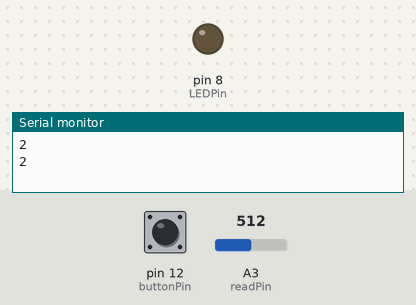
Recording of a sketch running on a simulated Arduino Uno, built with avr-gcc and run on an emulated ATmega328P. On the bench: output pins drawn as LEDs (lit = HIGH), the last lines printed to the serial monitor. Inputs (shaded band) come from the test bench; at power-on: pin 12 (buttonPin) LOW, A3 (readPin) = 512.

Above: at 1.8 s.
1.9 s: pin 12 (buttonPin) pulled HIGH for 1.2 s
At 2.8 s:
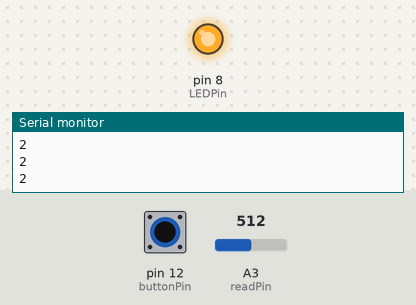
4.6 s: pin 12 (buttonPin) pulled HIGH for 3.2 s
At 6.3 s:
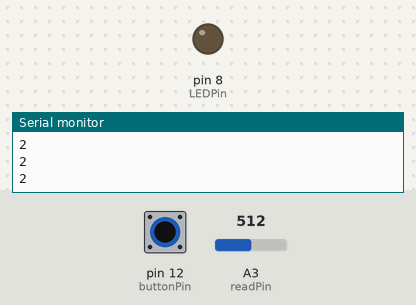
Timing chart, 0 to 7.8 s (numbered marks = the images above; inputs shaded):
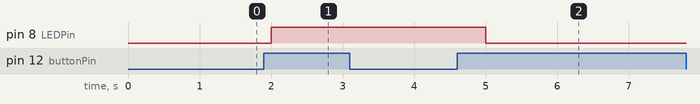

Measured:
- after the input at 1.9 s, pin 8 (LEDPin): LOW → HIGH after 0.10 s
- after the input at 4.6 s, pin 8 (LEDPin): HIGH → LOW after 0.40 s

The sketch:

task2_3.ino.ino
```cpp
int LEDPin=8;
int buttonPin=12;
int buttonOld = 0;
int buttonNew;
int dt = 1000;
int readPin=A3;
int V2 = 0;
int readVal = 0;
int LEDState = 0;

void setup() {
  Serial.begin(9600);
  pinMode(LEDPin, OUTPUT);
  pinMode(buttonPin, INPUT);
}

void loop(){
  buttonNew = digitalRead(buttonPin);

  if (buttonOld == 0 && buttonNew == 1) {
    if(LEDState==0){
      digitalWrite(LEDPin,HIGH);
      LEDState = 1;
    }
    else{
      digitalWrite(LEDPin,LOW);
      LEDState = 0;
    }
  }
  buttonOld = buttonNew;
  readVal = analogRead(readPin);
  V2=(5./1023.)*readVal;
  Serial.println(V2);
  delay(dt);
}
```
